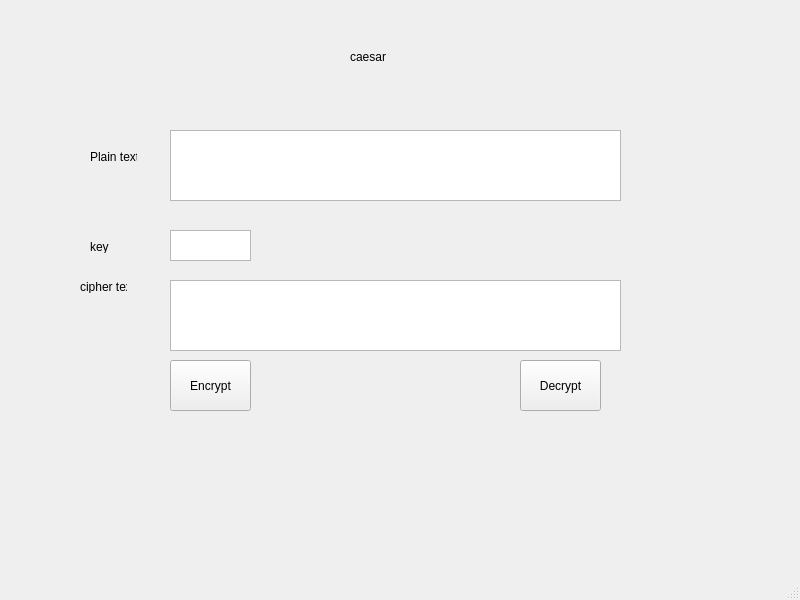
<?xml version="1.0" encoding="UTF-8"?>
<ui version="4.0">
 <class>MainWindow</class>
 <widget class="QMainWindow" name="MainWindow">
  <property name="geometry">
   <rect>
    <x>0</x>
    <y>0</y>
    <width>800</width>
    <height>600</height>
   </rect>
  </property>
  <property name="windowTitle">
   <string>MainWindow</string>
  </property>
  <widget class="QWidget" name="centralwidget">
   <widget class="QLabel" name="label">
    <property name="geometry">
     <rect>
      <x>350</x>
      <y>50</y>
      <width>47</width>
      <height>13</height>
     </rect>
    </property>
    <property name="text">
     <string>caesar</string>
    </property>
    <property name="indent">
     <number>0</number>
    </property>
   </widget>
   <widget class="QLabel" name="label_2">
    <property name="geometry">
     <rect>
      <x>90</x>
      <y>150</y>
      <width>47</width>
      <height>13</height>
     </rect>
    </property>
    <property name="text">
     <string>Plain text</string>
    </property>
   </widget>
   <widget class="QLabel" name="label_3">
    <property name="geometry">
     <rect>
      <x>90</x>
      <y>240</y>
      <width>47</width>
      <height>13</height>
     </rect>
    </property>
    <property name="text">
     <string>key</string>
    </property>
   </widget>
   <widget class="QLabel" name="label_4">
    <property name="geometry">
     <rect>
      <x>80</x>
      <y>280</y>
      <width>47</width>
      <height>13</height>
     </rect>
    </property>
    <property name="text">
     <string>cipher text</string>
    </property>
   </widget>
   <widget class="QPlainTextEdit" name="txt_plain">
    <property name="geometry">
     <rect>
      <x>170</x>
      <y>130</y>
      <width>451</width>
      <height>71</height>
     </rect>
    </property>
   </widget>
   <widget class="QPlainTextEdit" name="txt_key">
    <property name="geometry">
     <rect>
      <x>170</x>
      <y>230</y>
      <width>81</width>
      <height>31</height>
     </rect>
    </property>
   </widget>
   <widget class="QPlainTextEdit" name="txt_cipher">
    <property name="geometry">
     <rect>
      <x>170</x>
      <y>280</y>
      <width>451</width>
      <height>71</height>
     </rect>
    </property>
   </widget>
   <widget class="QToolButton" name="btn_encrypt">
    <property name="geometry">
     <rect>
      <x>170</x>
      <y>360</y>
      <width>81</width>
      <height>51</height>
     </rect>
    </property>
    <property name="text">
     <string>Encrypt</string>
    </property>
   </widget>
   <widget class="QToolButton" name="btn_decrypt">
    <property name="geometry">
     <rect>
      <x>520</x>
      <y>360</y>
      <width>81</width>
      <height>51</height>
     </rect>
    </property>
    <property name="text">
     <string>Decrypt</string>
    </property>
   </widget>
  </widget>
  <widget class="QMenuBar" name="menubar">
   <property name="geometry">
    <rect>
     <x>0</x>
     <y>0</y>
     <width>800</width>
     <height>21</height>
    </rect>
   </property>
  </widget>
  <widget class="QStatusBar" name="statusbar"/>
 </widget>
 <resources/>
 <connections/>
</ui>
